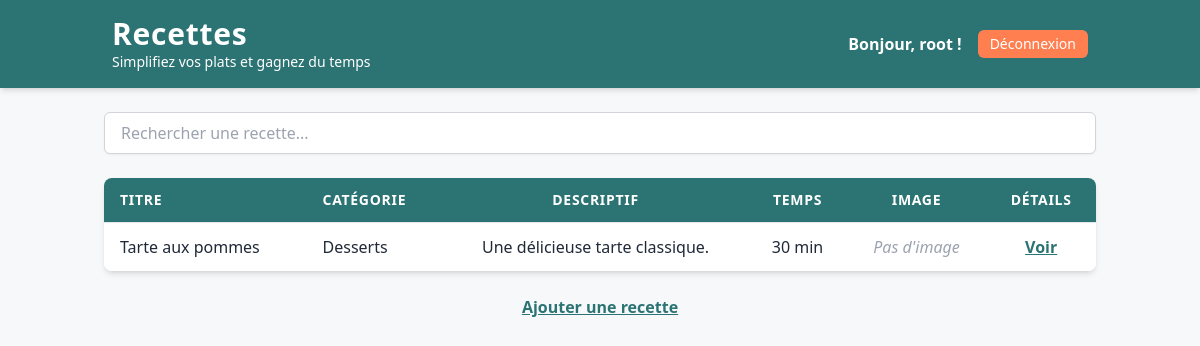
The page /favoris/ (signed in) on the database its author committed.
### recettes/models.py (models this page shows, shortened)
class Recette(models.Model):
    titre = models.CharField(max_length=200)
    description = models.TextField()
    categorie = models.ForeignKey(
        Categorie, on_delete=models.CASCADE, related_name='recettes'
    )  # Lien avec le modèle Categorie
    temps_preparation = models.IntegerField()
    temps_cuisson = models.IntegerField()
    ingredients = models.TextField()
    image = models.ImageField(upload_to='images/', null=True, blank=True)

class Categorie(models.Model):
    nom = models.CharField(max_length=100, unique=True)  # Le nom de la catégorie doit être unique

### recettes/views.py (the view)
# urls.py: path('favoris/', views.fav_view, name='favoris'),
def fav_view(request):
    recettes = Recette.objects.filter(favoris__user=request.user)
    return render(request, 'favoris.html', {'rows': recettes})

### recettes/templates/favoris.html (shortened to what this page needs)
<!DOCTYPE html>
<html lang="fr">
<head>
  <script src="https://cdn.tailwindcss.com"></script>
</head>
<body class="bg-LightGray text-gray-800">
  <header class="bg-Blue text-white py-4 shadow-md">
    <div class="container mx-auto px-6 flex justify-between items-center">
      <div>
        <h1 class="text-3xl font-extrabold tracking-wide">Recettes</h1>
        <p class="text-sm font-light">Simplifiez vos plats et gagnez du temps</p>
      </div>
      <div>
        {% if request.user.is_authenticated %}
          <div class="flex items-center space-x-4">
            <span class="font-semibold">Bonjour, {{ request.user.username }} !</span>
            <a href="{% url 'logout' %}"
               class="bg-Red px-3 py-1 rounded-md text-sm hover:bg-red-600 transition">
              Déconnexion
            </a>
          </div>
        {% else %}
          <a href="{% url 'login' %}"
             class="bg-Red px-3 py-1 rounded-md text-sm hover:bg-red-600 transition">
            Connexion
          </a>
        {% endif %}
      </div>
    </div>
  </header>
  <section class="container mx-auto mt-6 px-4">
    <input type="text" id="search-input"
           onkeyup="filterTable()"
           placeholder="Rechercher une recette..."
           class="w-full border border-gray-300 rounded-md px-4 py-2 shadow-sm focus:ring-2 focus:ring-Blue focus:outline-none">
  </section>
  <main class="container mx-auto mt-6 px-4">
    <div class="bg-white shadow-md rounded-lg overflow-hidden">
      <table class="min-w-full divide-y divide-gray-200">
        <thead class="bg-Blue text-white text-sm uppercase tracking-wider">
          <tr>
            <th class="px-4 py-3 text-left">Titre</th>
            <th class="px-4 py-3 text-left">Catégorie</th>
            <th class="px-4 py-3 text-center">Descriptif</th>
            <th class="px-4 py-3 text-center">Temps</th>
            <th class="px-4 py-3 text-center">Image</th>
            <th class="px-4 py-3 text-center">Détails</th>
          </tr>
        </thead>
        <tbody class="bg-white divide-y divide-gray-200">
          {% for row in rows %}
          <tr class="hover:bg-gray-100 transition">
            <td class="px-4 py-3">{{ row.titre }}</td>
            <td class="px-4 py-3">{{ row.categorie.nom }}</td>
            <td class="px-4 py-3 text-center">{{ row.description }}</td>
            <td class="px-4 py-3 text-center">{{ row.temps_preparation }} min</td>
            <td class="px-4 py-3 text-center">
              {% if row.image %}
                <img src="{{ row.image.url }}" alt="Recette" class="w-16 h-16 rounded-md mx-auto">
              {% else %}
                <span class="text-gray-400 italic">Pas d'image</span>
              {% endif %}
            </td>
            <td class="px-4 py-3 text-center">
              <a href="{% url 'details' row.id %}"
                 class="text-Blue font-semibold underline hover:text-teal-700 transition">
                Voir
              </a>
            </td>
          </tr>
          {% empty %}
          <tr>
            <td colspan="6" class="px-4 py-4 text-center text-gray-500 italic">
              Aucune recette disponible.
            </td>
          </tr>
          {% endfor %}
        </tbody>
      </table>
    </div>
  </main>
  <footer class="container mx-auto flex justify-center mt-6 space-x-6">
    <a href="/manage" class="text-Blue font-semibold underline hover:text-teal-700 transition">
      Ajouter une recette
    </a>
  </footer>
</body>
</html>

### rows shown on the page
Recette: titre "Tarte aux pommes", categorie.nom "Desserts", description "Une délicieuse tarte classique.", temps_preparation "30", image "Pas d'image"

### other values the page prints
{{ request.user.username }} "root"
